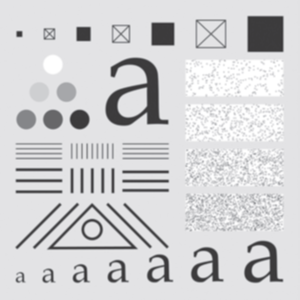
#> input picture images/pcb.png, 300 x 300 px, found by its file name
$ jupyter execute 3b_averagin_filter.ipynb
#> lines starting #> are read from the running program, lines starting #| are printed output that depends on the picture; after the words box and inside, x2 and y2 are one past the last pixel; in counts of white or black regions, pixels touching at a corner belong together
#| (512, 512)
[cell 1]
import cv2
import numpy as np
import matplotlib.pyplot as plt
import random

Function for adding salt and pepper noise in the original image

[cell 2]
def add_noise(image, percent):
#> called with percent = 10
    noisy_image = image.copy()
    height, width = image.shape
#> height = 512; width = 512

    noise_amount = int(height * width * (percent / 100))
#> noise_amount = 26214

    # add salt noise
    for i in range(noise_amount):
        xcoord = random.randint(0, width - 1)
        ycoord = random.randint(0, height - 1)
        noisy_image[ycoord][xcoord] = 255
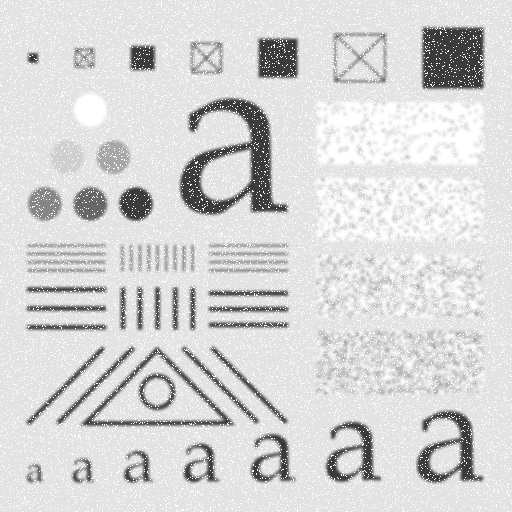
#> noisy_image: shape (512, 512); min 54, max 255, mean 214.2

    # add pepper noise
    for i in range(noise_amount):
        xcoord = random.randint(0, width - 1)
        ycoord = random.randint(0, height - 1)
        noisy_image[ycoord][xcoord] = 0
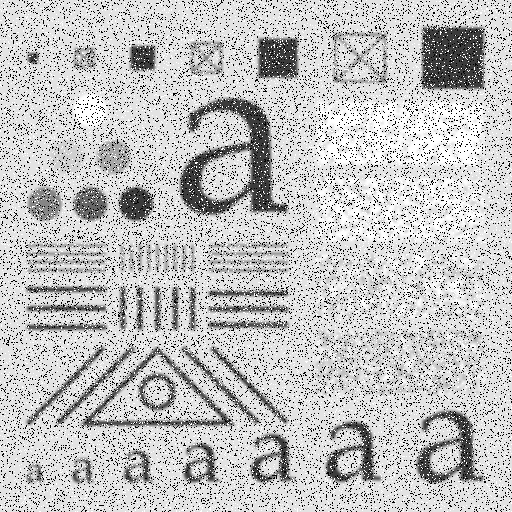
#> noisy_image: shape (512, 512); 9.53% of pixels changed, all inside (x1, y1, x2, y2) = (0, 0, 512, 512)

    return noisy_image

Function for Average Filter

[cell 3]
def avg_filter(image, kernel):
    filtered_image = np.zeros_like(image)
    height, width = image.shape

    padding = kernel // 2
    mask = np.ones((kernel, kernel)) / (kernel ** 2)

    starting_row = 0 + padding
    starting_col = 0 + padding
    ending_row = height - padding
    ending_col = width - padding

    for row in range(starting_row, ending_row):
        for col in range(starting_col, ending_col):
            neighborhood = image[row - padding : row + padding + 1, col - padding : col + padding + 1]
            average_value = np.sum(neighborhood * mask)
            filtered_image[row][col] = average_value

    return filtered_image

Calculate the PSNR value of noisy and filtered image

[cell 4]
def cal_PSNR(original_image, noisy_image):
    original_image, noisy_image = np.float64(original_image), np.float64(noisy_image)
#> original_image: shape (512, 512) float64

    Imax = 255.0
    mse = np.mean((original_image - noisy_image) ** 2)
#> mse = 4717.1
    PSNR_val = 20 * np.log10(Imax / np.sqrt(mse))
#> PSNR_val = 11.39

    return round(PSNR_val, 2)

Load the original image

[cell 5]
original_image = cv2.imread('./images/pcb.png', 0)
gray_image = cv2.resize(original_image, (512, 512))
print(gray_image.shape)

Adding noise to the original image

[cell 6]
percent = 10
noisy_image = add_noise(gray_image, percent)
noisy_PSNR = cal_PSNR(gray_image, noisy_image)
#> noisy_PSNR = 11.39

plt.figure(figsize=(12, 12))

plt.subplot(1, 2, 1)
plt.imshow(gray_image, cmap='gray')
plt.title(f"Original Image")

plt.subplot(1, 2, 2)
plt.imshow(noisy_image, cmap='gray')
plt.title(f"Noisy Image (PSNR = {noisy_PSNR})")

plt.tight_layout()
plt.show()
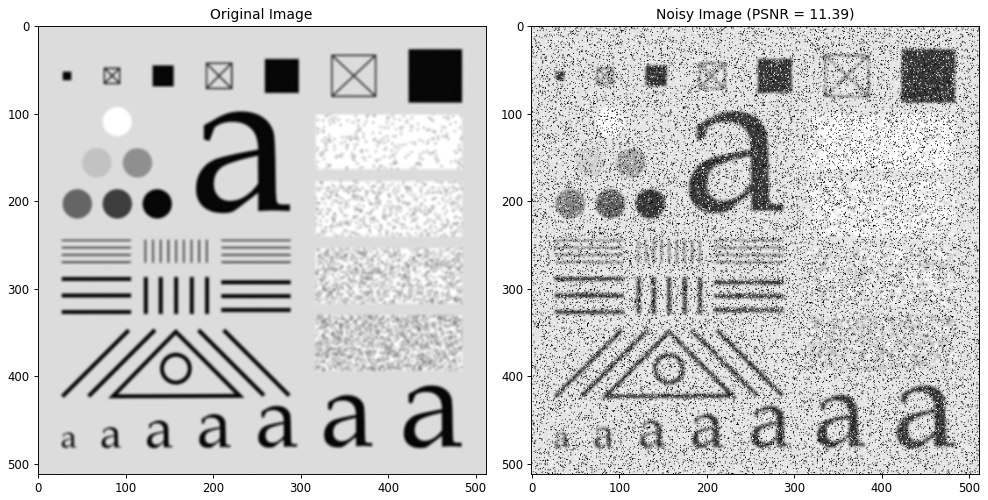
#> figure drawn by matplotlib, 2 panels

Calculating the value of PSNR of agerage filtered image

[cell 7]
kernel = [3, 5, 7, 9]

plt.figure(figsize=(12, 12))
for i in range(len(kernel)):
    avg_filtered_img = avg_filter(noisy_image, kernel[i])
    avg_PSNR = cal_PSNR(gray_image, avg_filtered_img)

    plt.subplot(2, 2, i+1)
    plt.imshow(avg_filtered_img, cmap='gray')
    plt.title(f"Average Filterd Image {kernel[i]}x{kernel[i]} (PSNR = {avg_PSNR})")
#> this loop made 4 passes
#> (mse in cal_PSNR, PSNR_val in cal_PSNR, avg_PSNR) on passes 1 to 4: (1242.2, 17.19, 17.19), (1373.8, 16.75, 16.75), (1763.5, 15.67, 15.67), (2220.4, 14.67, 14.67)
#> pass 1, `avg_filtered_img = avg_filter(noisy_image, kernel[i])`:
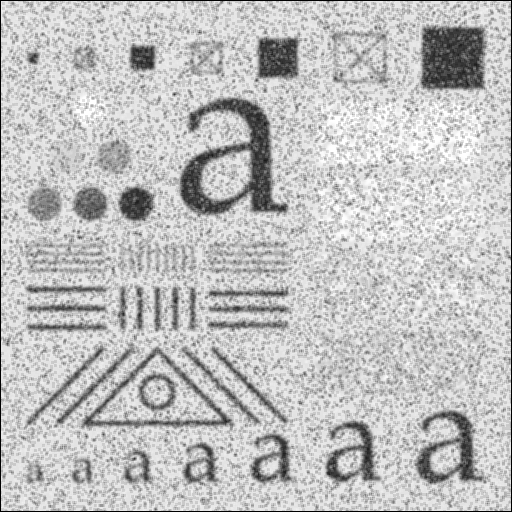
#> avg_filtered_img: shape (512, 512); min 0, max 255, mean 191.8
#> pass 2, `avg_filtered_img = avg_filter(noisy_image, kernel[i])`:
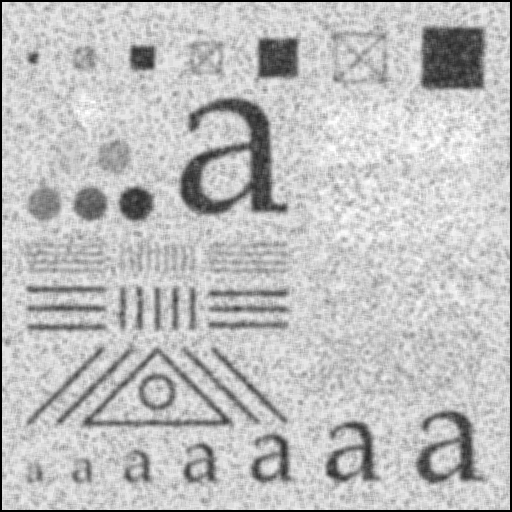
#> avg_filtered_img: shape (512, 512); min 0, max 255, mean 190.2

plt.tight_layout()
plt.show()
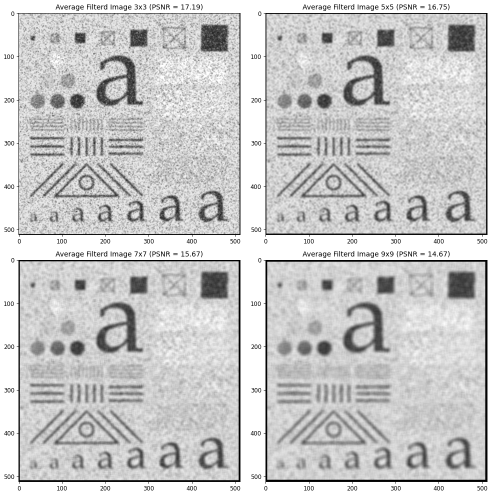
#> figure drawn by matplotlib, 4 panels
